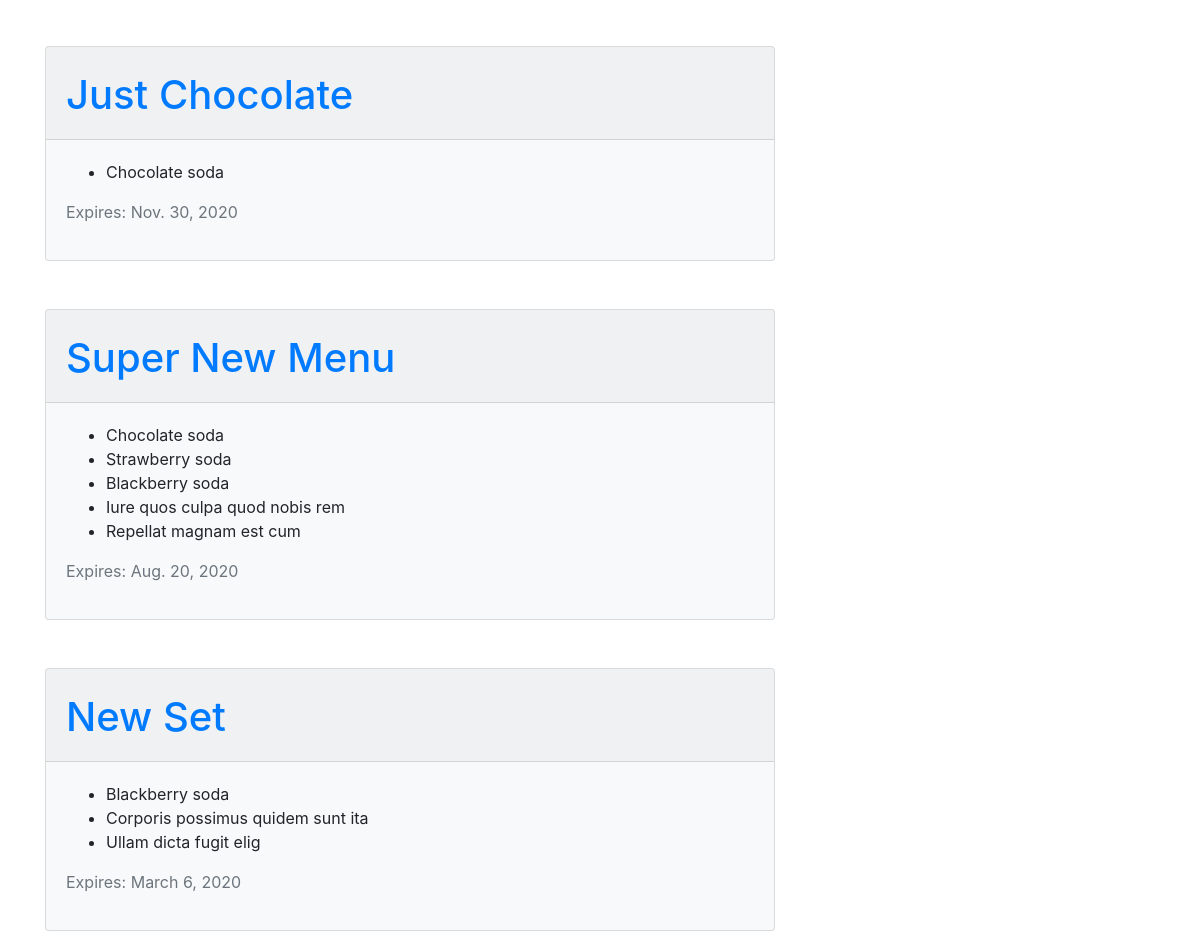
Before: / (middle part) with the older database file.
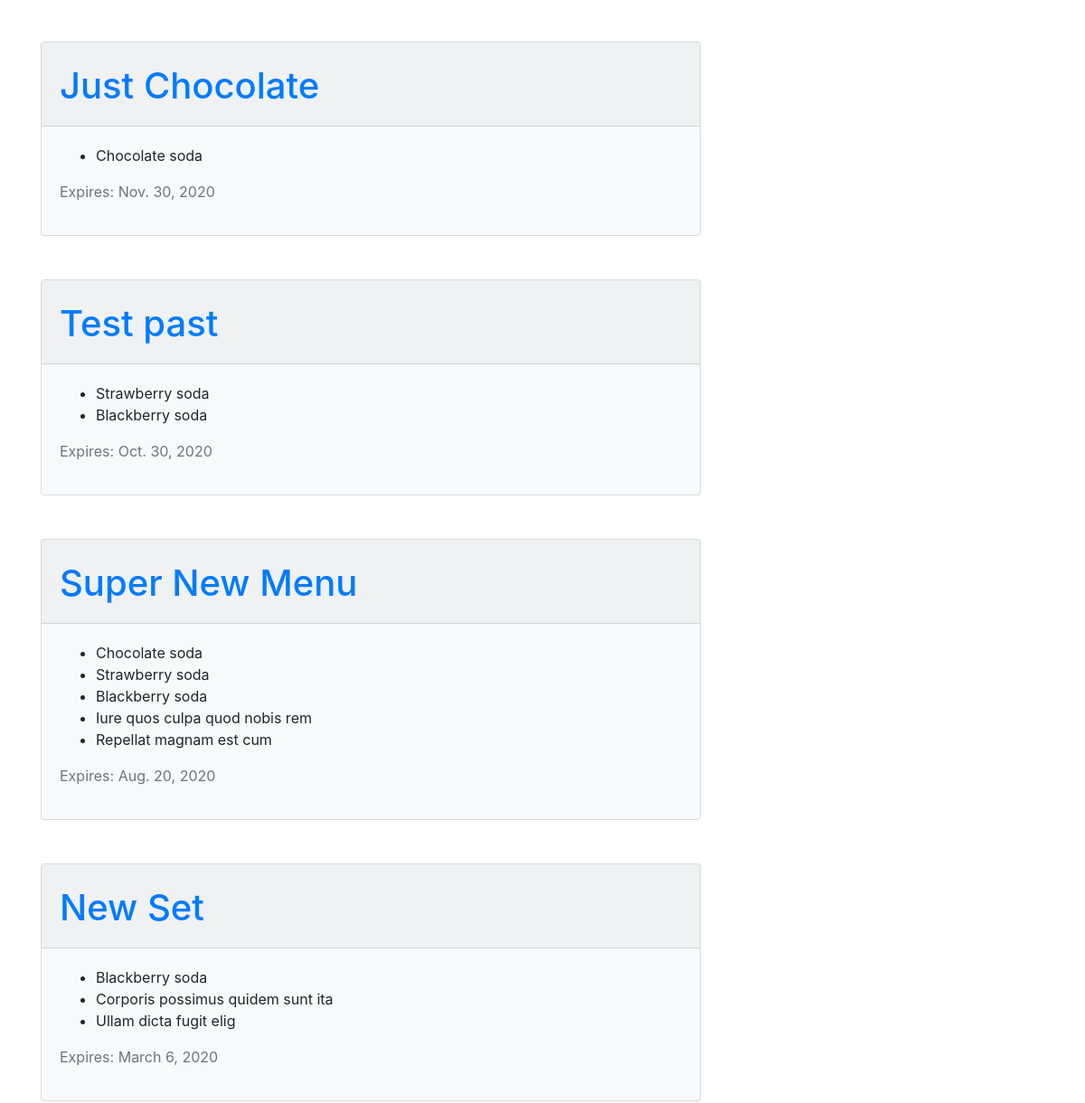
After: the same page with the newer database file.
### menu/models.py (models this page shows, shortened)
class Menu(models.Model):
    season = models.CharField(max_length=20)  # Required Field
    items = models.ManyToManyField('Item', related_name='items')  # Required Field
    created_date = models.DateTimeField(default=timezone.now)  # Hidden Field
    expiration_date = models.DateField()  # Required Field

class Item(models.Model):
    name = models.CharField(max_length=200)
    description = models.TextField()
    chef = models.ForeignKey('auth.User', on_delete=models.CASCADE,)
    created_date = models.DateTimeField(default=timezone.now)
    standard = models.BooleanField(default=False)
    ingredients = models.ManyToManyField('Ingredient')
    def __str__(self):
        return self.name

### menu/views.py (the view)
# urls.py: path('', views.menu_list, name='menu_list'),
def menu_list(request):
    menus = models.Menu.objects.all().prefetch_related('items').filter(
        expiration_date__gte=timezone.now()).order_by('-expiration_date')
    return render(request, 'menu/menu_list.html', {'menus': menus})

### menu/templates/menu/menu_list.html (shortened to what this page needs)
{% extends 'base.html' %}
{% block content %}
    <div class="content container">
        <div class="row">
            <div class="col-md-8">
                {% for menu in menus %}
                    <div class="card bg-light mb-5 ">
                        <div class="card-header pt-4">
                            <h1>
                                <a href="{% url 'menu:menu_detail' pk=menu.pk %}">{{ menu.season|capfirst }}</a>
                            </h1>
                        </div>
                        <div class="card-body">
                            <ul>
                                {% for item in menu.items.all %}
                                    <li>{{ item|truncatechars_html:60 }}</li>
                                {% endfor %}
                            </ul>
                            <p class="text-secondary">Expires: {{ menu.expiration_date }}</p>
                        </div>
                    </div>
                {% endfor %}
        </div>
    </div>
{% endblock %}

Changed rows visible on the page:
added Menu: season "Test past", expiration_date "Oct. 30, 2020", Item (name "Strawberry soda"), Item (name "Blackberry soda")
